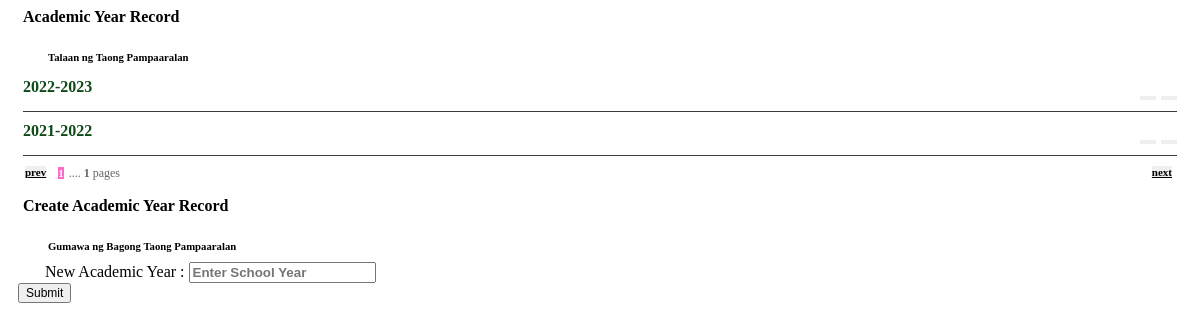
The app's page /pub/academic_year_settings.php, older data.
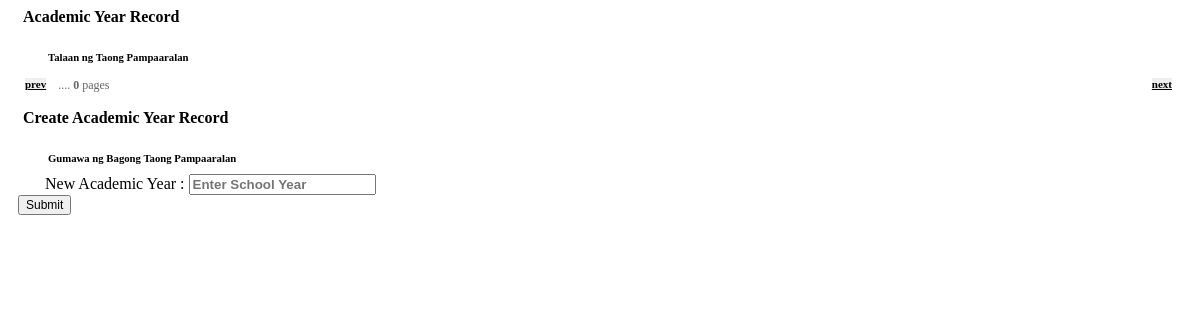
The same page, newer data.
### tables this page shows
CREATE TABLE `ft2_active_year` (
  `id` int(10) NOT NULL,
  `syr` varchar(15) DEFAULT NULL,
  `stat` varchar(1) DEFAULT 'N'
);

### pub/academic_year_settings.php (the view, shortened to what the changed rows need)
<?php
include ('connection.php');
?>
<div class="content-inner-all">
    <div class="income-order-visit-user-area m-bottom ">
        <div class="container-fluid">
            <div class="row rowflx" style="margin-bottom: 50px;">
<div class="col-lg-6 col-xs-12 my-acct-box mg-tb-31">
	<div class="card">
		<div class="card-block box" style="padding: 10px 15px;">
	<div style="background: #FFF;">
<div class="list-group" style="margin-bottom: 5px;">
<?php
$rowsPerPageRV = 5;
$currentPageRV = ((isset($_GET['ppageRV']) && $_GET['ppageRV'] > 0) ? (int)$_GET['ppageRV'] : 1);
$offsetRV = ($currentPageRV-1)*$rowsPerPageRV;
$cp=$currentPageRV;
$dsql = mysqli_query($con,"SELECT * from ft2_active_year ORDER BY syr DESC LIMIT $offsetRV, $rowsPerPageRV");
  while($r = mysqli_fetch_assoc($dsql))
   {
    ?>
<div class="dvhvr" style="padding: 5px 0px; margin: 0px;">
<div class="col-xs-12 col-md-7" style="padding-bottom: 0px;">
 <span style="color: #0E4A17; padding: 4px 10px 4px 0px; font-size: 16px; font-weight: 700;"><?=$r['syr'];?></span>
 </div>
<div class="col-xs-12 col-md-5 user-img" style="font-size: 11px; color: #042601; float: right; margin-bottom:10px;">
<a href="academicyearcontroller?prc=D&id=<?=$r['id'];?>" onclick="return confirm('Delete this Record?')">
<button class="btn btn-danger btn-sm glyphicon glyphicon-trash" title="Delete Forum Record" style="float: right;font-size: 18px; padding: 0px 6px;"></button></a>
<?php if($r['stat']=='N')  { ?>
<a href="academicyearcontroller?prc=A&id=<?=$r['id'];?>&set=Y" onclick="return confirm('Activate Academic Year?')">
<button class="btn btn-info btn-sm glyphicon glyphicon-ok" title="Activate Academic Year" style="float: right; margin-right: 5px; font-size: 18px; padding: 0px 6px;"></button></a>
<?php } ?>
<?php if($r['stat']=='Y')  { ?>
<a href="academicyearcontroller?prc=A&id=<?=$r['id'];?>&set=N" onclick="return confirm('De-Activate Academic Year?')">
<button class="btn btn-success btn-sm glyphicon glyphicon-remove" title="De-Activate Academic Year" style="float: right; margin-right: 5px; font-size: 18px; padding: 0px 6px;"></button></a>
<?php } ?>
</div>
 <div class="clearfix" style="border-bottom:1px #3E3A3A solid; margin-top: 15px;"></div>
</div>
 <?php } ?></div>
<div style="float: left; width: 100%; margin-bottom: 10px;">
	        <div style="width:60%; float:left; font-size:11px;">
	          <?php
$sql = mysqli_query($con,"SELECT COUNT(*) AS crt FROM ft2_active_year ORDER BY syr DESC LIMIT $rowsPerPageRV");
$row = mysqli_fetch_assoc($sql);
$totalPagesRV = ceil($row['crt'] / $rowsPerPageRV);
if($totalPagesRV < $rowsPerPageRV) { $d=$totalPagesRV; }
else { $d=$currentPageRV + $rowsPerPageRV; }
if($d > $totalPagesRV) { $d=$totalPagesRV; }
else { $d=$totalPagesRV; }
for ($x=1;$x<=$d;$x++)
{  if ($cp==$x)
   {
     echo '<a class="btn btn-default btn-sm" style="background:#FF6AC4; margin-left:2px; font-size:11px; color:#FFF;"><strong>'.$x.'</strong></a>';
   }
  else
   {
     echo '<a class="btn btn-default btn-sm" style="background:#FF976A; margin-left:2px; color:#fff; font-size:11px;" href="?page=academic_year_settings&ppageRV='.$x.'"><strong>'.$x.'</strong></a>';    }
}
 echo '<span style="margin-left:2px; color:#666; font-size:12px;"> .... <strong>'. $totalPagesRV .'</strong> pages</span>';
?>
            </div>
          </div>
                            </div>
</div>
	</div>
</div>
            </div>
        </div>
    </div>
</div>

Row changes from the older to the newer data that the page shows:
removed ft2_active_year: syr "2022-2023"
removed ft2_active_year: syr "2021-2022"
Text that changed along with them:
$totalPagesRV: "1" → "0"
list line gone: "1"
